Frame 1 (no input): blank canvas, image omitted
Frame 60 (the mouse pressed at the canvas centre just before this capture): blank canvas, image omitted
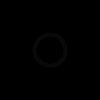
Frame 120 (the mouse held since frame 60 and released just before this capture)

The Processing sketch whose frames 1 and 60 were blank and that drew this single picture after the mouse press (run headless with seeded random() and noise(); from frame 60 on, the mouse is pressed at the canvas centre):

// Processing sketch: _12
// ── _12.pde
Ring[] rings; // Declare the array
int numRings = 50;
int currentRing = 0;

void setup() {
  size(100, 100);
  smooth();
  rings = new Ring[numRings]; // Create the array
  for (int i = 0; i < numRings; i++) {
    rings[i] = new Ring(); // Create each object
  }
}

void draw() {
  background(0);
  for (int i = 0; i < numRings; i++) {
    rings[i].grow();
    rings[i].display();
  }
}

// Click to create a new Ring
void mousePressed() {
  rings[currentRing].start(mouseX, mouseY);
  currentRing++;
  if (currentRing >= numRings) {
    currentRing = 0;
  }
}

class Ring {
  float x, y; // X-coordinate, y-coordinate
  float diameter; // Diameter of the ring
  boolean on = false; // Turns the display on and off

  void start(float xpos, float ypos) {
    x = xpos;
    y = ypos;
    on = true;
    diameter = 1;
  }

  void grow() {
    if (on == true) {
      diameter += 0.5;
      if (diameter > 400) {
        on = false;
      }
    }
  }

  void display() {
    if (on == true) {
      noFill();
      strokeWeight(4);
      stroke(15, 153);
      ellipse(x, y, diameter, diameter);
    }
  }
}
